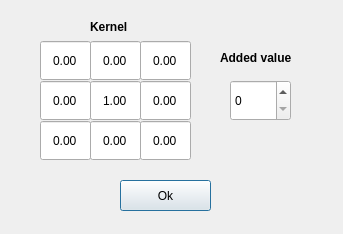
<?xml version="1.0" encoding="UTF-8"?>
<ui version="4.0">
 <class>LFilterForm</class>
 <widget class="QDialog" name="LFilterForm">
  <property name="geometry">
   <rect>
    <x>0</x>
    <y>0</y>
    <width>343</width>
    <height>234</height>
   </rect>
  </property>
  <property name="windowTitle">
   <string>Set kernel</string>
  </property>
  <widget class="QPushButton" name="okButton">
   <property name="geometry">
    <rect>
     <x>120</x>
     <y>180</y>
     <width>91</width>
     <height>31</height>
    </rect>
   </property>
   <property name="text">
    <string>Ok</string>
   </property>
  </widget>
  <widget class="QLabel" name="label">
   <property name="geometry">
    <rect>
     <x>90</x>
     <y>20</y>
     <width>57</width>
     <height>15</height>
    </rect>
   </property>
   <property name="text">
    <string>&lt;html&gt;&lt;head/&gt;&lt;body&gt;&lt;p&gt;&lt;span style=&quot; font-weight:600;&quot;&gt;Kernel&lt;/span&gt;&lt;/p&gt;&lt;/body&gt;&lt;/html&gt;</string>
   </property>
  </widget>
  <widget class="QDoubleSpinBox" name="kernelBox12">
   <property name="geometry">
    <rect>
     <x>90</x>
     <y>40</y>
     <width>51</width>
     <height>41</height>
    </rect>
   </property>
   <property name="alignment">
    <set>Qt::AlignCenter</set>
   </property>
   <property name="buttonSymbols">
    <enum>QAbstractSpinBox::NoButtons</enum>
   </property>
   <property name="minimum">
    <double>-99.989999999999995</double>
   </property>
   <property name="value">
    <double>0.000000000000000</double>
   </property>
  </widget>
  <widget class="QDoubleSpinBox" name="kernelBox13">
   <property name="geometry">
    <rect>
     <x>140</x>
     <y>40</y>
     <width>51</width>
     <height>41</height>
    </rect>
   </property>
   <property name="alignment">
    <set>Qt::AlignCenter</set>
   </property>
   <property name="buttonSymbols">
    <enum>QAbstractSpinBox::NoButtons</enum>
   </property>
   <property name="minimum">
    <double>-99.989999999999995</double>
   </property>
   <property name="value">
    <double>0.000000000000000</double>
   </property>
  </widget>
  <widget class="QDoubleSpinBox" name="kernelBox22">
   <property name="geometry">
    <rect>
     <x>90</x>
     <y>80</y>
     <width>51</width>
     <height>41</height>
    </rect>
   </property>
   <property name="alignment">
    <set>Qt::AlignCenter</set>
   </property>
   <property name="buttonSymbols">
    <enum>QAbstractSpinBox::NoButtons</enum>
   </property>
   <property name="minimum">
    <double>-99.989999999999995</double>
   </property>
   <property name="value">
    <double>1.000000000000000</double>
   </property>
  </widget>
  <widget class="QDoubleSpinBox" name="kernelBox23">
   <property name="geometry">
    <rect>
     <x>140</x>
     <y>80</y>
     <width>51</width>
     <height>41</height>
    </rect>
   </property>
   <property name="alignment">
    <set>Qt::AlignCenter</set>
   </property>
   <property name="buttonSymbols">
    <enum>QAbstractSpinBox::NoButtons</enum>
   </property>
   <property name="minimum">
    <double>-99.989999999999995</double>
   </property>
   <property name="value">
    <double>0.000000000000000</double>
   </property>
  </widget>
  <widget class="QDoubleSpinBox" name="kernelBox21">
   <property name="geometry">
    <rect>
     <x>40</x>
     <y>80</y>
     <width>51</width>
     <height>41</height>
    </rect>
   </property>
   <property name="alignment">
    <set>Qt::AlignCenter</set>
   </property>
   <property name="buttonSymbols">
    <enum>QAbstractSpinBox::NoButtons</enum>
   </property>
   <property name="minimum">
    <double>-99.989999999999995</double>
   </property>
   <property name="value">
    <double>0.000000000000000</double>
   </property>
  </widget>
  <widget class="QDoubleSpinBox" name="kernelBox33">
   <property name="geometry">
    <rect>
     <x>140</x>
     <y>120</y>
     <width>51</width>
     <height>41</height>
    </rect>
   </property>
   <property name="alignment">
    <set>Qt::AlignCenter</set>
   </property>
   <property name="buttonSymbols">
    <enum>QAbstractSpinBox::NoButtons</enum>
   </property>
   <property name="minimum">
    <double>-99.989999999999995</double>
   </property>
   <property name="value">
    <double>0.000000000000000</double>
   </property>
  </widget>
  <widget class="QDoubleSpinBox" name="kernelBox32">
   <property name="geometry">
    <rect>
     <x>90</x>
     <y>120</y>
     <width>51</width>
     <height>41</height>
    </rect>
   </property>
   <property name="alignment">
    <set>Qt::AlignCenter</set>
   </property>
   <property name="buttonSymbols">
    <enum>QAbstractSpinBox::NoButtons</enum>
   </property>
   <property name="minimum">
    <double>-99.989999999999995</double>
   </property>
   <property name="value">
    <double>0.000000000000000</double>
   </property>
  </widget>
  <widget class="QDoubleSpinBox" name="kernelBox31">
   <property name="geometry">
    <rect>
     <x>40</x>
     <y>120</y>
     <width>51</width>
     <height>41</height>
    </rect>
   </property>
   <property name="alignment">
    <set>Qt::AlignCenter</set>
   </property>
   <property name="buttonSymbols">
    <enum>QAbstractSpinBox::NoButtons</enum>
   </property>
   <property name="minimum">
    <double>-99.989999999999995</double>
   </property>
   <property name="value">
    <double>0.000000000000000</double>
   </property>
  </widget>
  <widget class="QDoubleSpinBox" name="kernelBox11">
   <property name="geometry">
    <rect>
     <x>40</x>
     <y>40</y>
     <width>51</width>
     <height>41</height>
    </rect>
   </property>
   <property name="alignment">
    <set>Qt::AlignCenter</set>
   </property>
   <property name="buttonSymbols">
    <enum>QAbstractSpinBox::NoButtons</enum>
   </property>
   <property name="minimum">
    <double>-99.989999999999995</double>
   </property>
   <property name="value">
    <double>0.000000000000000</double>
   </property>
  </widget>
  <widget class="QLabel" name="label_2">
   <property name="geometry">
    <rect>
     <x>220</x>
     <y>50</y>
     <width>91</width>
     <height>16</height>
    </rect>
   </property>
   <property name="text">
    <string>&lt;html&gt;&lt;head/&gt;&lt;body&gt;&lt;p&gt;&lt;span style=&quot; font-weight:600;&quot;&gt;Added value&lt;/span&gt;&lt;/p&gt;&lt;/body&gt;&lt;/html&gt;</string>
   </property>
  </widget>
  <widget class="QSpinBox" name="addedVBox">
   <property name="geometry">
    <rect>
     <x>230</x>
     <y>80</y>
     <width>61</width>
     <height>41</height>
    </rect>
   </property>
   <property name="maximum">
    <number>255</number>
   </property>
  </widget>
 </widget>
 <tabstops>
  <tabstop>kernelBox11</tabstop>
  <tabstop>kernelBox12</tabstop>
  <tabstop>kernelBox13</tabstop>
  <tabstop>kernelBox21</tabstop>
  <tabstop>kernelBox22</tabstop>
  <tabstop>kernelBox23</tabstop>
  <tabstop>kernelBox31</tabstop>
  <tabstop>kernelBox32</tabstop>
  <tabstop>kernelBox33</tabstop>
  <tabstop>addedVBox</tabstop>
  <tabstop>okButton</tabstop>
 </tabstops>
 <resources/>
 <connections/>
</ui>
